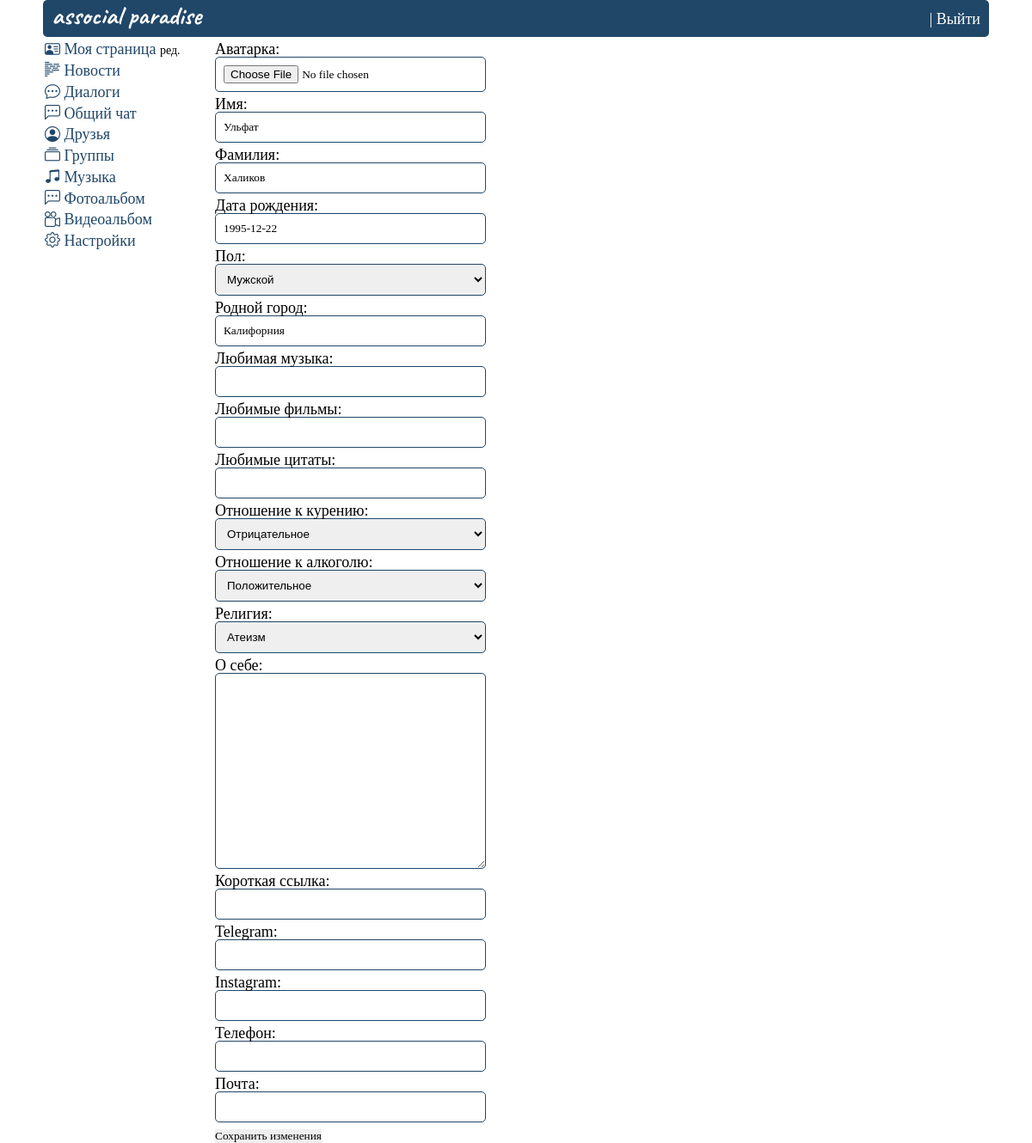
Page /id2/update on the earlier database version.
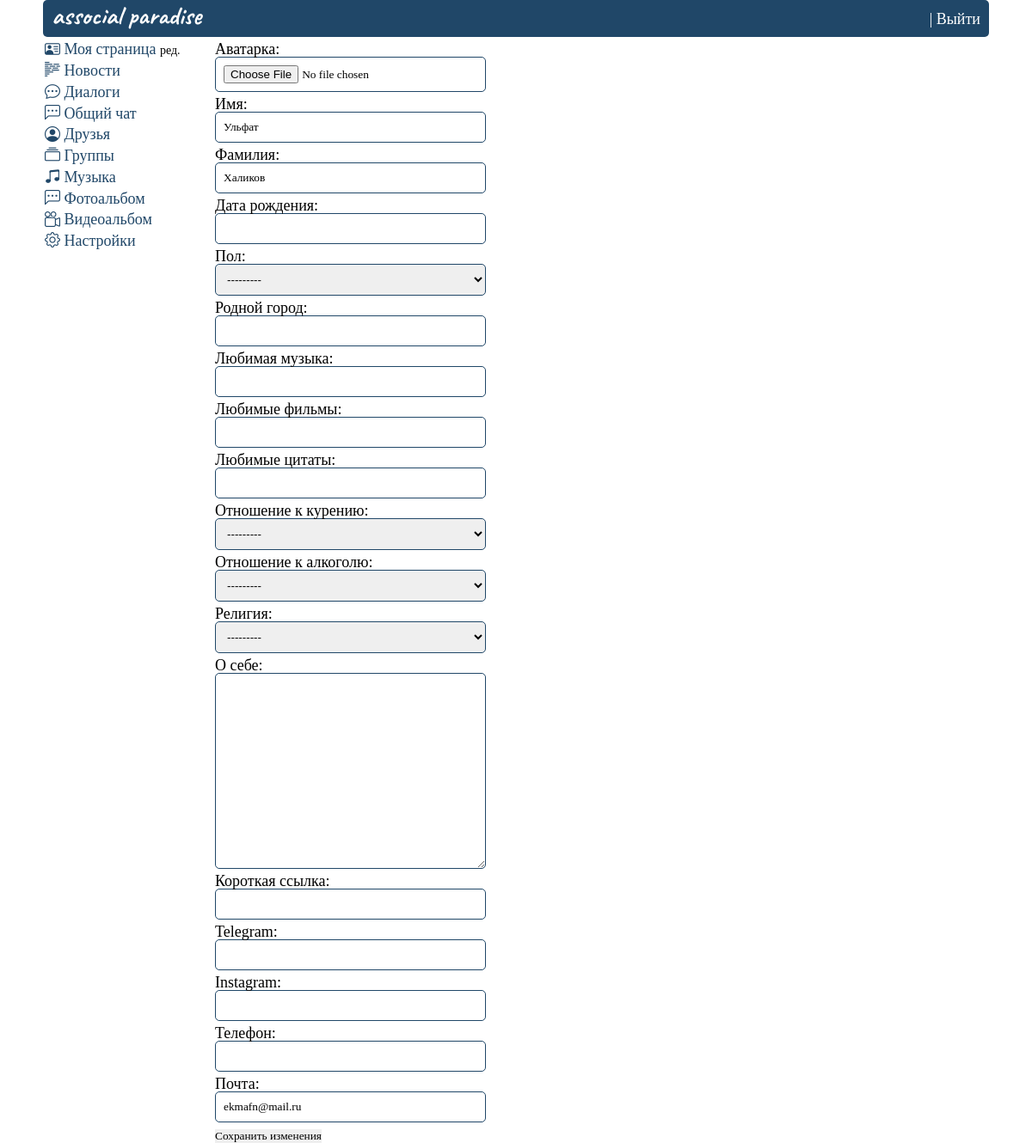
Same page on the later database version.
### mysite/models.py (models this page shows, shortened)
class UserProfile(models.Model):
    ciggar_choices = [
        ('p', 'Положительное'),
        ('n', 'Отрицательное'),
    ]
    alco_choices = [
        ('p', 'Положительное'),
        ('n', 'Отрицательное'),
    ]
    gender_choices = [
        ('m', 'Мужской'),
        ('w', 'Женский'),
    ]
    religion_choices = [
        ('chr', 'Христианство'),
        ('isl', 'Ислам'),
        ('ind', 'Индуизм'),
        ('bdm', 'Буддизм'),
        ('iud', 'Иудаизм'),
        ('atm', 'Атеизм'),
    ]
    user = models.OneToOneField(User, on_delete=models.CASCADE)
    avatar = models.ImageField(
        upload_to="mysite/static/images/personal_photos/", blank=True, verbose_name='Аватарка',
        default='mysite/static/images/icons/none_avatar.png')
    first_name = models.CharField(max_length=20, blank=True, null=True, verbose_name='Имя')
    last_name = models.CharField(max_length=20, blank=True, null=True, verbose_name='Фамилия')
    birthdate = models.DateField(blank=True, null=True, verbose_name='Дата рождения')
    gender = models.CharField(max_length=1, blank=True, null=True, choices=gender_choices, verbose_name='Пол')
    hometown = models.CharField(max_length=30, blank=True, null=True, verbose_name='Родной город')
    fav_music = models.CharField(max_length=30, blank=True, null=True, verbose_name='Любимая музыка')
    fav_movies = models.CharField(max_length=30, blank=True, null=True, verbose_name='Любимые фильмы')
    fav_quotes = models.CharField(max_length=30, blank=True, null=True, verbose_name='Любимые цитаты')
    ciggar = models.CharField(max_length=1, blank=True, null=True, choices=ciggar_choices,
                              verbose_name='Отношение к курению')
    alco = models.CharField(max_length=1, blank=True, null=True, choices=alco_choices,
                            verbose_name='Отношение к алкоголю')
    religion = models.CharField(max_length=3, blank=True, null=True, choices=religion_choices, verbose_name='Религия')
    about = models.TextField(max_length=500, blank=True, null=True, verbose_name='О себе')
    plink = models.CharField(max_length=10, blank=True, null=True, verbose_name='Короткая ссылка')
    telegram = models.CharField(max_length=30, blank=True, null=True, verbose_name='Telegram')
    instagram = models.CharField(max_length=30, blank=True, null=True, verbose_name='Instagram')
    email = models.EmailField(max_length=30, blank=True, null=True, verbose_name='Почта')
    phone = models.CharField(max_length=12, blank=True, null=True, verbose_name='Телефон')
    class Meta:
        verbose_name_plural = 'Информация о пользователях'

### mysite/views.py (the view)
# urls.py: path('id<int:pk>/update', UpdateUser.as_view(), name='update_user'), #Изменить свою страницу
class UpdateUser(UpdateView):
    model = UserProfile
    template_name = 'change.html'
    form_class = UserProfileForm
    def get_context_data(self, *, object_list=None, **kwargs):
        context = super().get_context_data(**kwargs)
        context['userid'] = getAuthUser(self.request)
        return context

### mysite/views.py (called while the page is built)
def getAuthUser(request):
    return request.session.get('is_auth', False)

### mysite/templates/change.html (shortened to what this page needs)
{% extends 'base.html' %}
{% load static %}
{%block content%}
<div class="wrapper_change">
    {% include "header.html" %}
    <div class="rows_change">
        <div class="col1_change">
            {% include "menu.html" %}
        </div>
        <div class="col2_change">
                <form method="post" class="change_content_form" enctype="multipart/form-data">
                        <ul class="form_list">
                            <li class="form_list">{{ form.as_p }}</li>
                        </ul>
                    <input type="submit" value="Сохранить изменения">
                </form>
        </div>
    </div>
    </div>
{%endblock%}

Differences in the rows shown:
changed UserProfile "Ульфат": birthdate "1995-12-22" → (not shown); gender "Мужской" → "---------"; hometown "Калифорния" → (not shown); ciggar "Отрицательное" → "---------"; alco "Положительное" → "---------"; religion "Атеизм" → "---------"; email (not shown) → "ekmafn@mail.ru"
